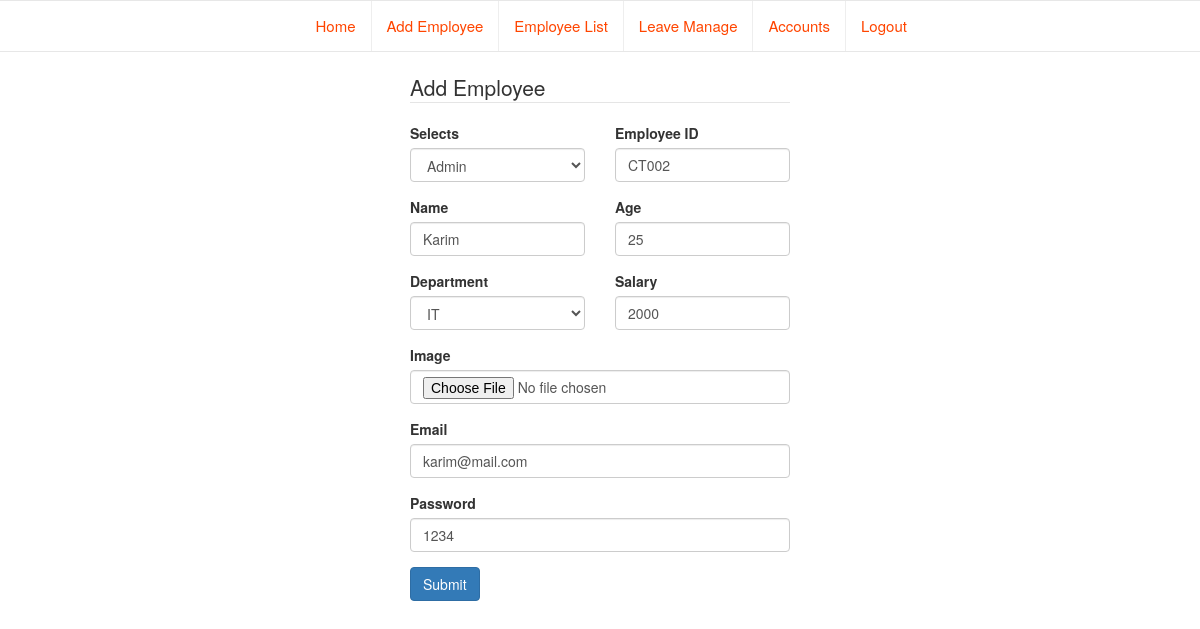
The page /update_employee.php?e_id=CT002 on the database its author committed.
### tables this page shows
CREATE TABLE IF NOT EXISTS `add_employee` (
`id` int(11) NOT NULL,
  `role_employee` varchar(20) NOT NULL,
  `e_id` varchar(10) NOT NULL,
  `name` varchar(20) NOT NULL,
  `age` varchar(3) NOT NULL,
  `department` varchar(10) NOT NULL,
  `salary` varchar(5) NOT NULL,
  `image` varchar(20) NOT NULL,
  `total_leave` int(3) NOT NULL,
  `email` varchar(20) NOT NULL,
  `password` varchar(20) NOT NULL
);

### update_employee.php (the view, shortened to what this page needs)
<?php
include('navbar.php');
include('database.php');
include('pdo.php');
$em_id = $_GET['e_id'];
$dbconnection = $connection_object->connection('localhost', $dbusername, $dbpassword, $dbname);
if(isset($em_id)){
    $view = "SELECT * FROM add_employee WHERE e_id='$em_id'";
    $data = $dbconnection->query($view);
    $row = $data->fetch(PDO::FETCH_ASSOC);
}
?>
<!doctype html>
<html lang="en">
<head>
    <link rel="stylesheet" href="css/bootstrap.min.css">
</head>
<body>
<div class="row">
    <div class="col-md-4 col-md-offset-4">
        <form action="updated_employee_data.php" method="POST" role="form">
            <legend>Add Employee</legend>
            <div class="row">
                <div class="col-md-6">
                    <div class="form-group">
                        <label for="select" class="control-label">Selects</label>
                        <select class="form-control" id="select" name="role_employee">
                            <option value="Admin">Admin</option>
                        </select>
                    </div>
                </div>
                <div class="col-md-6">
                    <div class="form-group">
                        <label for="">Employee ID</label>
                        <input type="text" class="form-control" name="e_id" id="" value="<?php echo $row['e_id'];?>">
                    </div>
                </div>
            </div>
            <div class="row">
                <div class="col-md-6">
                    <div class="form-group">
                        <label for="">Name</label>
                        <input type="text" class="form-control" name="name" id="" value="<?php echo $row['name'];?>">
                    </div>
                </div>
                <div class="col-md-6">
                    <div class="form-group">
                        <label for="">Age</label>
                        <input type="text" class="form-control" name="age" id="" value="<?php echo $row['age'];?>">
                    </div>
                </div>
            </div>
            <div class="row">
                <div class="col-md-6">
                    <div class="form-group">
                        <label for="">Department</label>
                        <select class="form-control" id="select" name="department">
                            <option name="it">IT</option>
                        </select>
                    </div>
                </div>
                <div class="col-md-6">
                    <div class="form-group">
                        <label for="">Salary</label>
                        <input type="text" class="form-control" name="salary" id="" value="<?php echo $row['salary'];?>">
                    </div>
                </div>
            </div>
            <div class="form-group">
                <label for="">Image</label>
                <input type="file" class="form-control" name="image" id="" value="<?php echo $row['image'];?>">
            </div>
            <div class="form-group">
                <label for="">Email</label>
                <input type="text" class="form-control" name="email" id="" value="<?php echo $row['email'];?>">
            </div>
            <div class="form-group">
                <label for="">Password</label>
                <input type="text" class="form-control" name="password" id="" value="<?php echo $row['password'];?>">
            </div>
            <button type="submit" class="btn btn-primary" name="submit">Submit</button>
        </form>
    </div>
</div>
</body>
</html>

### rows shown on the page
add_employee: e_id "CT002", name "Karim", age "25", salary "2000", email "karim@mail.com", password "1234"
